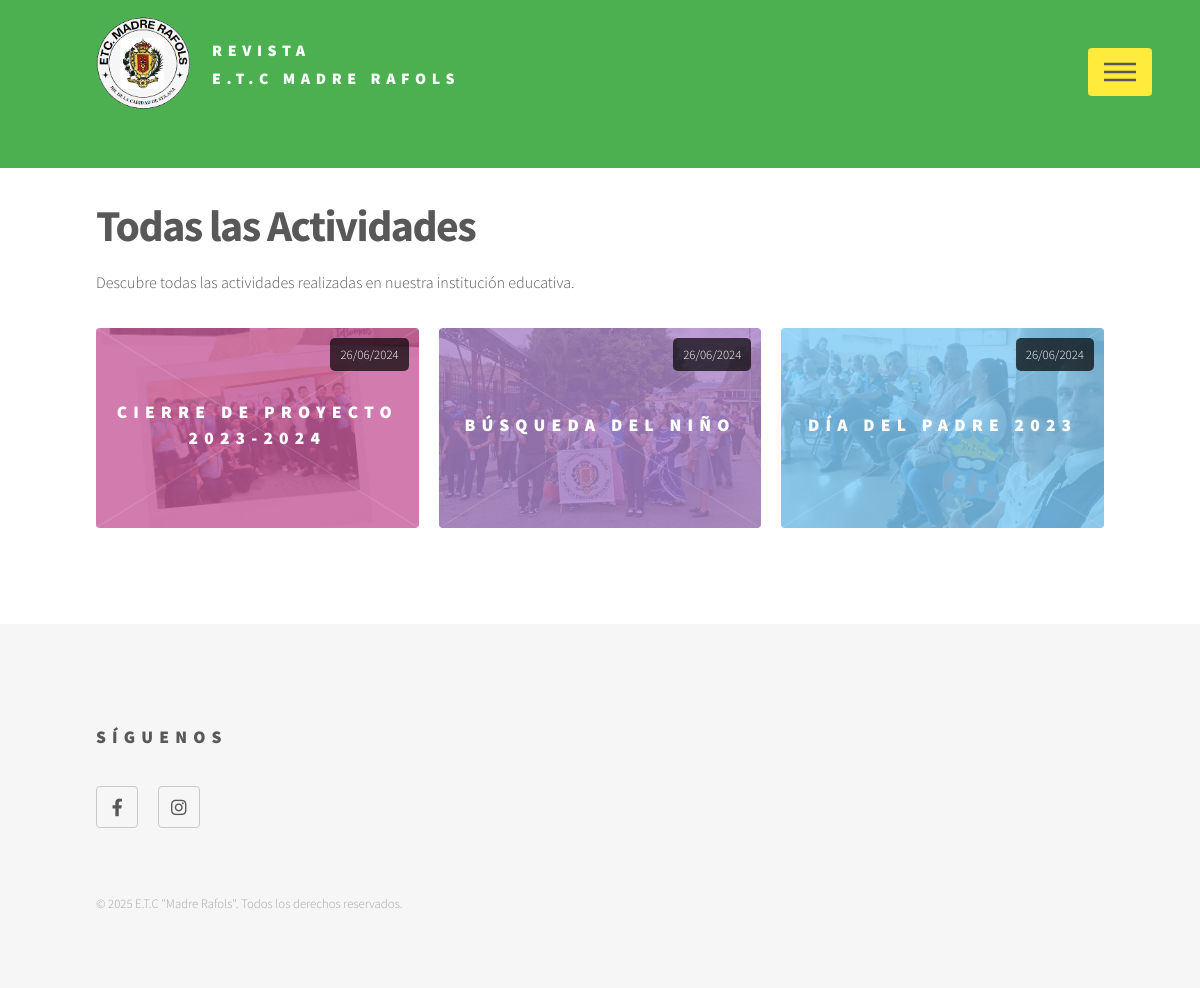
The page /actividades.php on the database its author committed.
### tables this page shows
CREATE TABLE `articulos` (
  `id` int(11) NOT NULL,
  `titulo` varchar(255) NOT NULL,
  `contenido` text NOT NULL,
  `imagen` varchar(255) DEFAULT NULL,
  `autor_id` int(11) DEFAULT NULL,
  `created_at` timestamp NOT NULL DEFAULT current_timestamp(),
  `destacado` tinyint(1) DEFAULT 0
);

### actividades.php (the view, shortened to what this page needs)
<!DOCTYPE HTML>
<html>
<head>
    <link rel="stylesheet" href="assets/css/main.css" />
    <link rel="stylesheet" type="text/css" href="normalize.css" />
</head>
<body class="is-preload">
    <div id="wrapper">
        <header id="header">
            <div class="inner">
                <a href="index.php" class="logo">
                    <span class="symbol"><img src="images/logo.png" alt="" /></span>
                    <span class="title">Revista<br>E.T.C Madre Rafols</span>
                </a>
                <nav>
                    <ul>
                        <li><a href="#menu">Menu</a></li>
                    </ul>
                </nav>
            </div>
        </header>
        <div id="main">
            <div class="inner">
                <header>
                    <h1 class="page-title">Todas las Actividades</h1>
                    <p>Descubre todas las actividades realizadas en nuestra institución educativa.</p>
                </header>
                <section class="tiles">
                    <?php
                    include 'php/db_conexion.php';
                    $query = "SELECT * FROM articulos ORDER BY created_at DESC";
                    $result = $conn->query($query);
                    if ($result->num_rows > 0) {
                        while ($row = $result->fetch_assoc()) {
                            $fecha = date('d/m/Y', strtotime($row['created_at']));
                            $style = rand(1,6);
                    ?>
                    <article class="style<?php echo $style; ?>">
                        <span class="image">
                            <img src="php/uploads/<?php echo htmlspecialchars($row['imagen']); ?>" alt="<?php echo htmlspecialchars($row['titulo']); ?>" />
                            <div class="activity-date"><?php echo $fecha; ?></div>
                        </span>
                        <a href="detalle_articulo.php?id=<?php echo $row['id']; ?>">
                            <h2><?php echo htmlspecialchars($row['titulo']); ?></h2>
                        </a>
                    </article>
                    <?php
                        }
                    } else {
                        echo '<p>No hay actividades disponibles.</p>';
                    }
                    ?>
                </section>
            </div>
        </div>
        <footer id="footer">
            <div class="inner">
                <section>
                    <h2>Síguenos</h2>
                    <ul class="icons">
                        <li><a href="#" class="icon brands style2 fa-facebook-f"><span class="label">Facebook</span></a></li>
                        <li><a href="https://www.instagram.com/colegiomadrerafolsvalera/" class="icon brands style2 fa-instagram"><span class="label">Instagram</span></a></li>
                    </ul>
                </section>
                <ul class="copyright">
                    <li>&copy; 2025 E.T.C "Madre Rafols". Todos los derechos reservados.</li>
                </ul>
            </div>
        </footer>
    </div>
</body>
</html>

### actividades.php (style rules this page uses)
.tiles { display: -moz-flex; display: -webkit-flex; display: -ms-flex; display: flex; -moz-flex-wrap: wrap; -webkit-flex-wrap: wrap; -ms-flex-wrap: wrap; flex-wrap: wrap; postiion: relative; margin: -2.5em 0 0 -2.5em; }
.tiles article { -moz-transition: -moz-transform 0.5s ease, opacity 0.5s ease; -webkit-transition: -webkit-transform 0.5s ease, opacity 0.5s ease; -ms-transition: -ms-transform 0.5s ease, opacity 0.5s ease; transition: transform 0.5s ease, opacity 0.5s ease; position: relative; width: calc(33.33333% - 2.5em); margin: 2.5em 0 0 2.5em; }
.tiles article > .image { -moz-transition: -moz-transform 0.5s ease; -webkit-transition: -webkit-transform 0.5s ease; -ms-transition: -ms-transform 0.5s ease; transition: transform 0.5s ease; position: relative; display: block; width: 100%; height: 200px; border-radius: 4px; overflow: hidden; }
.tiles article > .image img { display: block; width: 100%; height: 100%; object-fit: cover; }
.tiles article > .image:before { pointer-events: none; -moz-transition: background-color 0.5s ease, opacity 0.5s ease; -webkit-transition: background-color 0.5s ease, opacity 0.5s ease; -ms-transition: background-color 0.5s ease, opacity 0.5s ease; transition: background-color 0.5s ease, opacity 0.5s ease; content: ""; display: block; position: absolute; top: 0; left: 0; width: 100%; height: 100%; opacity: 1; z-index: 1; opacity: 0.8; }
.tiles article > .image:after { pointer-events: none; -moz-transition: opacity 0.5s ease; -webkit-transition: opacity 0.5s ease; -ms-transition: opacity 0.5s ease; transition: opacity 0.5s ease; content: ""; display: block; position: absolute; top: 0; left: 0; width: 100%; height: 100%; background-position: center; background-repeat: no-repeat; background-size: 100% 100%; opacity: 0.25; z-index: 2; }
.tiles article > a { display: -moz-flex; display: -webkit-flex; display: -ms-flex; display: flex; -moz-flex-direction: column; -webkit-flex-direction: column; -ms-flex-direction: column; flex-direction: column; -moz-align-items: center; -webkit-align-items: center; -ms-align-items: center; align-items: center; -moz-justify-content: center; -webkit-justify-content: center; -ms-justify-content: center; justify-content: center; -moz-transition: background-color 0.5s ease, -moz-transform 0.5s ease; -webkit-transition: background-color 0.5s ease, -webkit-transform 0.5s ease; -ms-transition: background-color 0.5s ease, -ms-transform 0.5s ease; transition: background-color 0.5s ease, transform 0.5s ease; position: absolute; top: 0; left: 0; width: 100%; height: 100%; padding: 1em; border-radius: 4px; border-bottom: 0; color: #ffffff; text-align: center; text-decoration: none; z-index: 3; }
.tiles article > a h2 { margin: 0; }
.tiles article.style2 > .image:before { background-color: #7ecaf6; }
.tiles article.style4 > .image:before { background-color: #c75b9b; }
.tiles article.style5 > .image:before { background-color: #ae85ca; }
.activity-date { position: absolute; top: 10px; right: 10px; background: rgba(0,0,0,0.7); color: white; padding: 5px 10px; border-radius: 5px; font-size: 0.8em; z-index: 4; }
@media screen and (max-width: 1280px) { .tiles { margin: -1.25em 0 0 -1.25em; } }
@media screen and (max-width: 1280px) { .tiles article { width: calc(33.33333% - 1.25em); margin: 1.25em 0 0 1.25em; } }

### rows shown on the page
articulos: imagen (picture), created_at "26/06/2024", titulo "CIERRE DE PROYECTO 2023-2024"
articulos: imagen (picture), created_at "26/06/2024", titulo "BÚSQUEDA DEL NIÑO"
articulos: imagen (picture), created_at "26/06/2024", titulo "DÍA DEL PADRE 2023"
